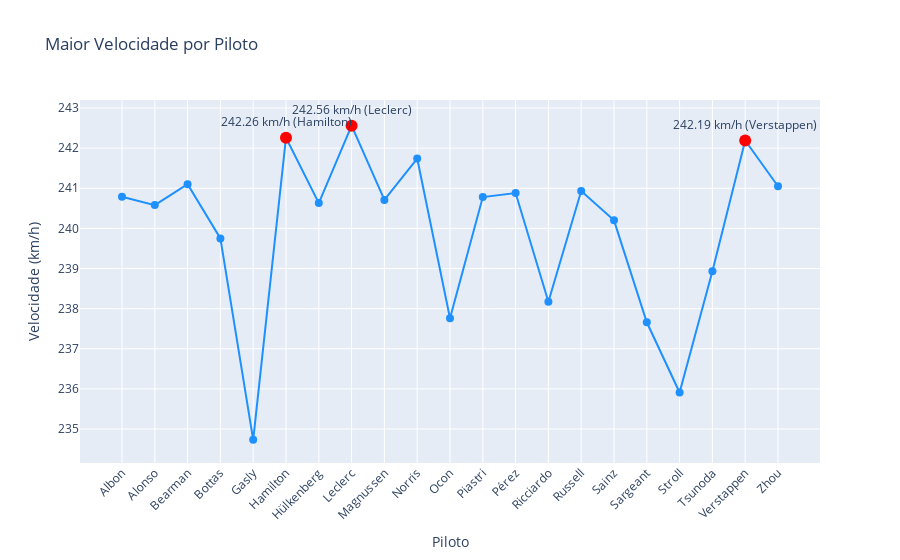

The cell this chart's notebook holds for it:
### Code cell
maiorVelocidade(df)

### Figure 1 — Plotly figure (JSON) as saved in the notebook; plotly's stock layout.template omitted (floating-point values rounded to 4 significant figures)
{"data": [{"line": {"color": "dodgerblue"}, "marker": {"color": "dodgerblue", "size": 8}, "mode": "lines+markers", "text": ["240.79 km/h", "240.58 km/h", "241.10 km/h", "239.75 km/h", "234.73 km/h", "242.26 km/h", "240.63 km/h", "242.56 km/h", "240.71 km/h", "241.74 km/h", "237.76 km/h", "240.78 km/h", "240.88 km/h", "238.17 km/h", "240.93 km/h", "240.20 km/h", "237.66 km/h", "235.91 km/h", "238.93 km/h", "242.19 km/h", "241.05 km/h"], "textposition": "top center", "type": "scatter", "x": ["Albon", "Alonso", "Bearman", "Bottas", "Gasly", "Hamilton", "Hülkenberg", "Leclerc", "Magnussen", "Norris", "Ocon", "Piastri", "Pérez", "Ricciardo", "Russell", "Sainz", "Sargeant", "Stroll", "Tsunoda", "Verstappen", "Zhou"], "y": [240.8, 240.6, 241.1, 239.8, 234.7, 242.3, 240.6, 242.6, 240.7, 241.7, 237.8, 240.8, 240.9, 238.2, 240.9, 240.2, 237.7, 235.9, 238.9, 242.2, 241.1]}, {"marker": {"color": "red", "size": 12}, "mode": "markers+text", "text": ["242.56 km/h (Leclerc)", "242.26 km/h (Hamilton)", "242.19 km/h (Verstappen)"], "textposition": "top center", "type": "scatter", "x": ["Leclerc", "Hamilton", "Verstappen"], "y": [242.6, 242.3, 242.2]}], "layout": {"showlegend": false, "title": {"text": "Maior Velocidade por Piloto"}, "xaxis": {"tickangle": -45, "title": {"text": "Piloto"}}, "yaxis": {"title": {"text": "Velocidade (km/h)"}}}}
